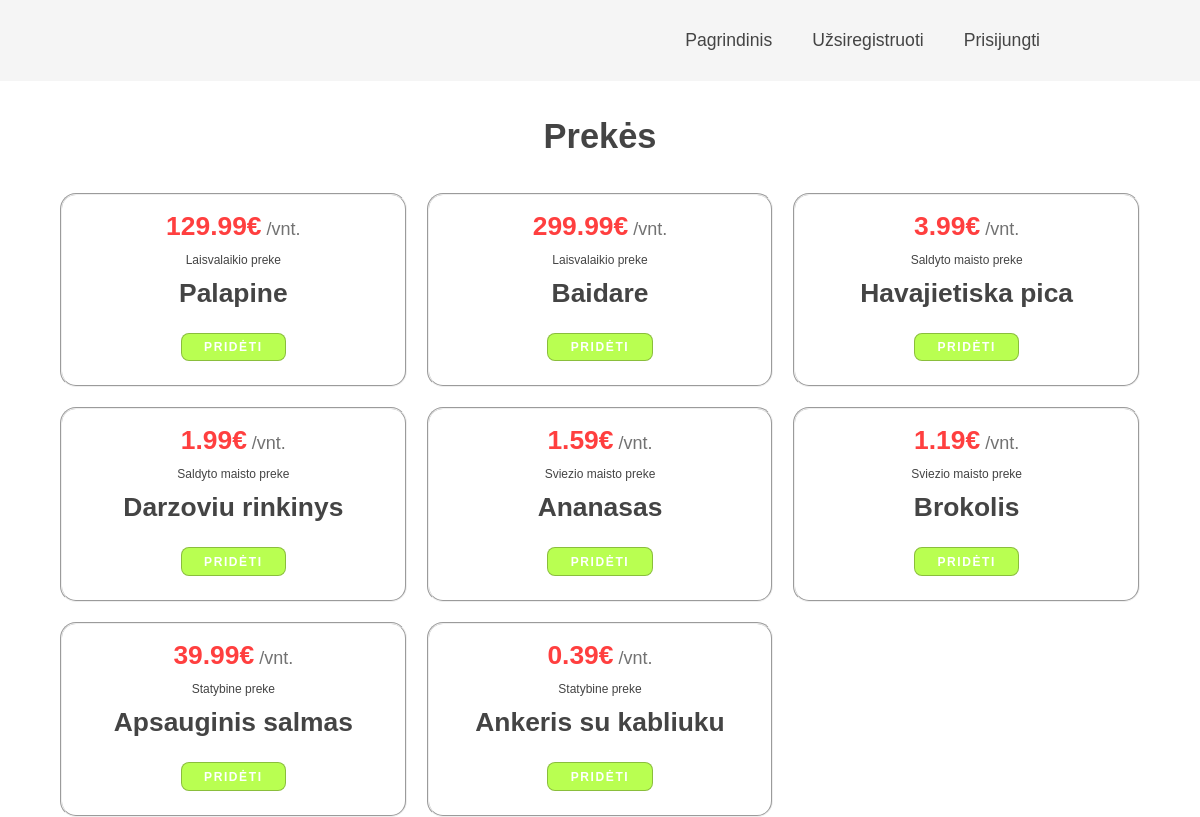
The page /vidus.php on the database its author committed.
### tables this page shows
CREATE TABLE `prekes` (
  `prekes_id` int(11) NOT NULL,
  `pavadinimas` varchar(255) NOT NULL,
  `apibudinimas` varchar(255) NOT NULL,
  `kaina` double NOT NULL
);

### vidus.php (the view, shortened to what this page needs)
<?php
    include_once 'header.php';
    include_once './includes/dbh.inc.php';
?>
<main>
    <h1 class="prekes__h1">Prekės</h1>
    <div class="prekes__container">
    <?php
        $query = "SELECT * FROM prekes;";
        $resultData = mysqli_query($connect, $query);
        while ($row = mysqli_fetch_assoc($resultData)) {
            $preke = $row['pavadinimas'];
            echo "
            <form action='includes/vidus.inc.php' method='post' class=\"prekes__forma\">
                <fieldset>
                    <label for=\"preke\"><span class=\"prekes__kaina\">".$row['kaina']."€</span> /vnt. <br><span class=\"prekes__kategorija\">".$row['apibudinimas']."</span></label><br><span
                    class=\"prekes__preke\">".$preke."</span> <br>
                    <input type=\"hidden\" name=\"preke\" value=\"$preke\">
                    <button type=\"submit\" name=\"submit\" class=\"prekes__btn\">Pridėti</button>
                </fieldset>
            </form>
        ";
        }
        ?>
    </div>
</main>
</body>
</html>

### header.php (shortened to what this page needs)
<!DOCTYPE html>
<html>
    <head>
        <link rel="stylesheet" href="style.css?rnd=132">
    </head>
    <body>
        <header>
            <nav>
                <ul>
                    <li><a href="index.php">Pagrindinis</a></li>
                    <?php
                        if(isset($_COOKIE["id"])){
                            echo "<li><a href='vidus.php'>Prekės</a></li>";
                            echo "<li><a href='cart.php'>Krepšelis</a></li>";
                            echo "<li><a href='apklausa.php'>Apklausa</a></li>";
                            echo "<li><a href='includes/logout.inc.php'>Atsijungti</a></li>";
                        }else{
                            echo "<li><a href='signup.php'>Užsiregistruoti</a></li>";
                            echo "<li><a href='login.php'>Prisijungti</a></li>";
                        }
                    ?>
                </ul>
            </nav>
        </header>

### style.css (style rules this page uses)
* { padding: 0; margin: 0; box-sizing: border-box; }
body { font-family: 'Gill Sans', 'Gill Sans MT', Calibri, 'Trebuchet MS', sans-serif; }
nav { min-height: 10vh; background-color: rgba(0, 0, 0, 0.041); }
ul { line-height: 10vh; display: flex; justify-content: flex-end; align-items: center; list-style-type: none; padding-right: 10%; }
li { padding-right: 2.5rem; text-decoration: none; }
a { text-decoration: none; color: #444444; font-size: 1.1rem; }
main { width: 100%; text-align: center; }
h1 { text-align: center; padding: 7.5% 5% 0; font-size: clamp(1.15rem, 1.8vw, 1.65rem); color: #444444; line-height: 1.5; }
form { width: clamp(20rem, 45vw, 35rem); }
button { display: block; margin: 2.5% 0 0 auto; background-color: rgba(0, 0, 0, 0.041); color: #444444; border: .01rem solid rgba(0, 0, 0, 0.253); padding: .5rem 1rem; font-size: 1.15rem; cursor: pointer; border-radius: .25rem; }
.prekes__h1 { font-size: clamp(2.15rem, 2.75vw, 2.65rem); padding: 2.5%; }
fieldset { padding: 1rem; border-radius: 1rem; }
fieldset>label { color: #727272; font-size: clamp(1rem, 1.5vw, 1.45rem); }
label { color: #727272; font-size: clamp(1rem, 1.5vw, 1.45rem); }
.prekes__kaina { color: rgba(255, 0, 0, 0.753); padding: 1rem 0 .5rem; font-weight: bolder; font-size: clamp(1.25rem, 3vw, 1.65rem); }
.prekes__preke { color: #444444; font-size: clamp(1.15rem, 4vw, 1.65rem); font-weight: bold; }
.prekes__kategorija { color: #444444; font-size: clamp(.65rem, 1vw, .95rem); line-height: 3; }
.prekes__forma { width: initial; }
.prekes__container { width: 90%; display: grid; grid-gap: 1.25rem; grid-template: auto / repeat(auto-fit, minmax(300px, 1fr)); text-align: center; margin: 0 auto; }
.prekes__btn { max-width: fit-content; padding: .4rem 1.4rem; display: block; margin: 1.5rem auto .5rem; text-align: center; border-radius: .5rem; background-color: rgba(172, 255, 47, 0.836); color: #ffffff; font-size: clamp(.7rem, 1vw, .85rem); font-weight: bold; text-transform: uppercase; letter-spacing: .1rem; cursor: pointer; }

### rows shown on the page
prekes: kaina "129.99", apibudinimas "Laisvalaikio preke", pavadinimas "Palapine"
prekes: kaina "299.99", apibudinimas "Laisvalaikio preke", pavadinimas "Baidare"
prekes: kaina "3.99", apibudinimas "Saldyto maisto preke", pavadinimas "Havajietiska pica"
prekes: kaina "1.99", apibudinimas "Saldyto maisto preke", pavadinimas "Darzoviu rinkinys"
prekes: kaina "1.59", apibudinimas "Sviezio maisto preke", pavadinimas "Ananasas"
prekes: kaina "1.19", apibudinimas "Sviezio maisto preke", pavadinimas "Brokolis"
prekes: kaina "39.99", apibudinimas "Statybine preke", pavadinimas "Apsauginis salmas"
prekes: kaina "0.39", apibudinimas "Statybine preke", pavadinimas "Ankeris su kabliuku"
